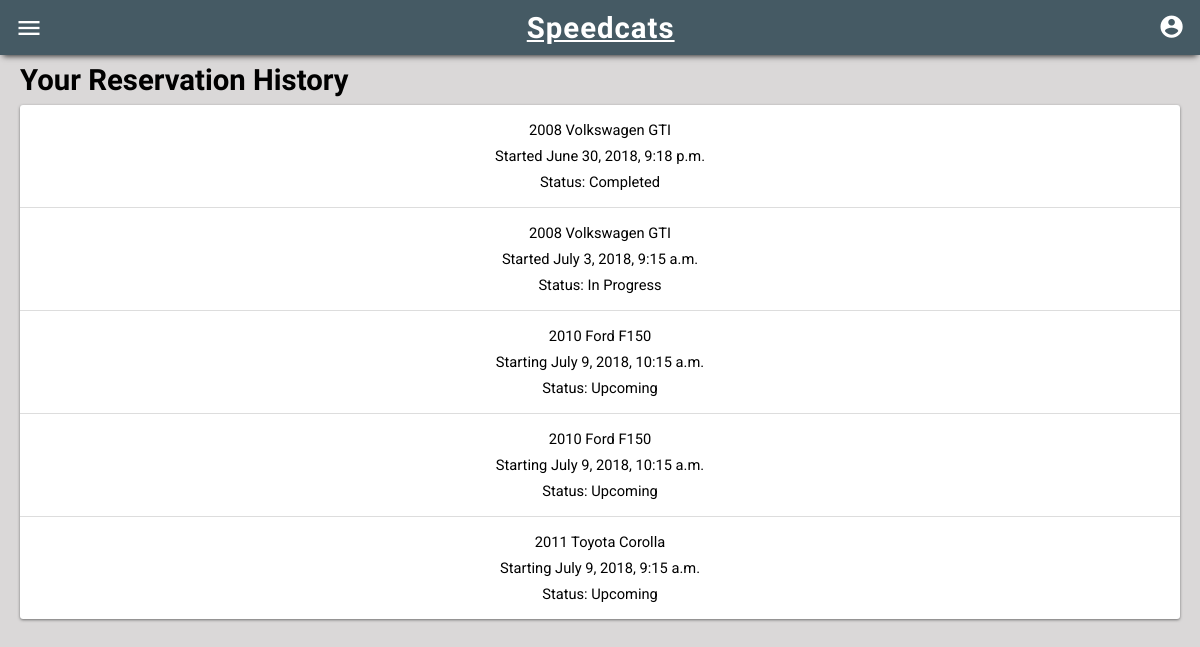
The app's page /inventory/history/ (signed in) with its own data.
### inventory/models.py (models this page shows, shortened)
class Reservation(models.Model):
	user = models.ForeignKey(settings.AUTH_USER_MODEL, on_delete=models.CASCADE, related_name="reservations")
	vehicle = models.ForeignKey(Vehicle, on_delete=models.CASCADE)
	pick_up_time = models.DateTimeField(blank=False, null=False)
	pick_up_location = models.ForeignKey(Store, on_delete=models.CASCADE, related_name='pick_up_store')
	drop_off_time = models.DateTimeField(blank=False, null=False)
	drop_off_location = models.ForeignKey(Store, on_delete=models.CASCADE, related_name='drop_off_store')
	miles_driven = models.IntegerField(null=True, blank=True)
	@property
	def status(self):
		pick_up_time = self.format_pick_up_time()
		drop_off_time = self.format_drop_off_time()
		now = datetime.datetime.now()
		if pick_up_time > now:
			return 'Upcoming'
		elif drop_off_time > now:
			return 'In Progress'
		elif now > drop_off_time:
			return 'Completed'
	def format_pick_up_time(self):
		year = int(str(self.pick_up_time)[:4])
		month = int(str(self.pick_up_time)[5:7])
		day = int(str(self.pick_up_time)[8:10])
		hour = int(str(self.pick_up_time)[11:13])
		minute = int(str(self.pick_up_time)[14:16])
		time = datetime.datetime(year, month, day, hour, minute)
		return time
	def format_drop_off_time(self):
		year = int(str(self.drop_off_time)[:4])
		month = int(str(self.drop_off_time)[5:7])
		day = int(str(self.drop_off_time)[8:10])
		hour = int(str(self.drop_off_time)[11:13])
		minute = int(str(self.drop_off_time)[14:16])
		time = datetime.datetime(year, month, day, hour, minute)
		return time

class Vehicle(models.Model):
	status_choices = (
		('m', 'Maintenance'),
		('l', 'Loaned'),
		('a', 'Available'),
		('r', 'Reserved'),
	)
	vehicle_type_choices = (
		('c', 'Car'),
		('s', 'SUV'),
		('t', 'Truck'),
	)
	VIN = models.CharField(max_length=17)
	store = models.ForeignKey(Store, on_delete=models.CASCADE)
	year = models.IntegerField()
	make = models.CharField(max_length=30)
	model = models.CharField(max_length=30)
	color = models.CharField(max_length=10)
	mileage = models.IntegerField()
	image = models.ImageField(upload_to="vehicle_photos", blank=True)
	description = models.CharField(max_length=800, default="")
	price = models.DecimalField(max_digits=8, decimal_places=2, default=85.99)
	status = models.CharField(
		max_length=1,
		choices=status_choices,
		default='a',
	)
	vehicle_type = models.CharField(
		max_length=1,
		choices=vehicle_type_choices,
		default='c',
	)
	def __str__(self):
		return str(self.year) + ' ' + self.make + ' ' + self.model

### inventory/views.py (the view)
# urls.py: path('history/', views.history, name="history"),
@login_required
def history(request):
	user = request.user
	reservations = Reservation.objects.filter(user=user)
	context = {
		"reservations":reservations
	}
	return render(request, 'inventory/history.html', context)

### inventory/templates/inventory/history.html
{% extends "base_generic.html" %}
{% block content %}
    <h2 class="header">Your Reservation History</h2>
    <ul id="reservationlist">
        {% for reservation in reservations %}
        <div>
            <a href="{% url 'inventory:reservation' reservation.id %}">
            <p class="reservationtime">{{ reservation.vehicle }}</p>
            {% if reservation.status == "Upcoming" %}
                <p class="reservationtime">Starting {{ reservation.pick_up_time }}</p>
            {% endif %}
            {% if reservation.status != "Upcoming" %}
                <p class="reservationtime">Started {{ reservation.pick_up_time }}</p>
            {% endif %}
            <p class="reservationtime">Status: {{ reservation.status }}</p>
            </a>
        </div>
        {% empty %}
        <div>
            <p>You haven't made a reservation yet.</p>
        </div>
        {% endfor %}
    </ul>
{% endblock %}

### inventory/static/css/styles.css (style rules this page uses)
html, body { padding: 0px; margin: 0px; }
body { background-color: rgb(218, 216, 216); }
a:link { color: white; }
h2 { font-size: 18pt; font-family: 'Fjalla One', sans-serif; margin: 0; }
p { font-size: 13pt; font-family: 'Roboto', sans-serif; padding: 0 15px; text-align: center; }
a:-webkit-any-link { text-decoration: none; }
.header { padding: 8px 0 8px 0; margin: 0 20px; font-size: 22pt; }
.reservationtime { padding: 4px 0; margin: 0; font-size: 11pt; color: black; }
#reservationlist { padding: 0; background-color: white; margin: 0 20px 20px; border-radius: 3px; box-shadow: 0 1px 3px #707070; }
#reservationlist > div { padding: 12px 0; }
#reservationlist > div:not(:last-child) { border-bottom: 1px solid #dddddd; }

### records on screen
Reservation: vehicle "2008 Volkswagen GTI", pick_up_time "June 30, 2018, 9:18 p.m.", status "Completed"
Reservation: vehicle "2008 Volkswagen GTI", pick_up_time "July 3, 2018, 9:15 a.m.", status "In Progress"
Reservation: vehicle "2010 Ford F150", pick_up_time "July 9, 2018, 10:15 a.m.", status "Upcoming"
Reservation: vehicle "2010 Ford F150", pick_up_time "July 9, 2018, 10:15 a.m.", status "Upcoming"
Reservation: vehicle "2011 Toyota Corolla", pick_up_time "July 9, 2018, 9:15 a.m.", status "Upcoming"
